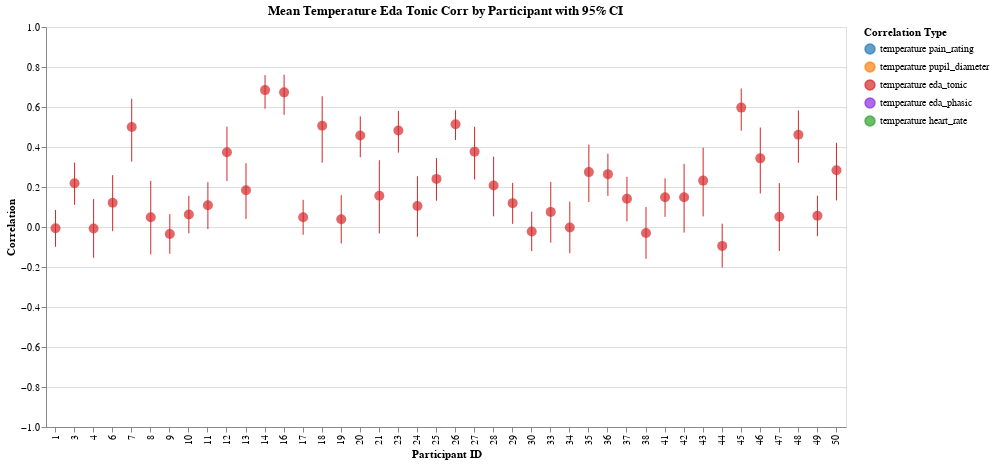

Notebook cell for this chart:
### Markdown cell above
## Temperature / EDA Tonic

### Code cell
# Note that correlation values are slightly higher if we'd used detrended EDA tonic
# components (see eda.py)
# EDA tonic detrended > EDA tonic > EDA raw > EDA phasic
col1, col2 = "temperature", "eda_tonic"

corr_by_trial = calculate_correlations_by_trial(df, col1, col2)
corr_by_participant = aggregate_correlations_fisher_z(
    corr_by_trial, col1, col2, "participant_id", include_ci=True
)
# plot_correlations_by_trial(corr_by_trial, col1, col2)
eda_tonic = plot_correlations_by_participant(
    corr_by_participant, col1, col2, with_config=-False, color_map=COLORS
)
eda_tonic

### Figure 1 — Vega-Lite specification as saved in the notebook (floating-point values rounded to 4 significant figures)
{"config": {"view": {"continuousWidth": 300, "continuousHeight": 300}}, "layer": [{"mark": {"type": "rule"}, "encoding": {"color": {"field": "correlation_type", "legend": {"labelExpr": "replace(replace(datum.label, '_corr', ''), '_', ' ')", "title": "Correlation Type"}, "scale": {"domain": ["temperature_pain_rating_corr", "temperature_pupil_diameter_corr", "temperature_eda_tonic_corr", "temperature_eda_phasic_corr", "temperature_heart_rate_corr"], "range": ["#1f77b4", "#ff7f0e", "#d62728", "#8a2be2", "#2ca02c"]}, "type": "nominal"}, "x": {"axis": {"title": "Participant ID"}, "field": "participant_id", "type": "ordinal"}, "y": {"axis": {"title": "Correlation"}, "field": "participant_id_temperature_eda_tonic_corr_ci_lower", "scale": {"domain": [-1, 1]}, "type": "quantitative"}, "y2": {"field": "participant_id_temperature_eda_tonic_corr_ci_upper"}}, "title": "Mean Temperature Eda Tonic Corr by Participant with 95% CI"}, {"mark": {"type": "circle", "size": 100}, "encoding": {"color": {"field": "correlation_type", "legend": {"labelExpr": "replace(replace(datum.label, '_corr', ''), '_', ' ')", "title": "Correlation Type"}, "scale": {"domain": ["temperature_pain_rating_corr", "temperature_pupil_diameter_corr", "temperature_eda_tonic_corr", "temperature_eda_phasic_corr", "temperature_heart_rate_corr"], "range": ["#1f77b4", "#ff7f0e", "#d62728", "#8a2be2", "#2ca02c"]}, "type": "nominal"}, "tooltip": [{"field": "participant_id", "title": "Participant", "type": "nominal"}, {"field": "participant_id_temperature_eda_tonic_corr_mean", "format": ".3f", "title": "Mean Correlation", "type": "quantitative"}, {"field": "participant_id_temperature_eda_tonic_corr_ci_lower", "format": ".3f", "title": "CI Lower", "type": "quantitative"}, {"field": "participant_id_temperature_eda_tonic_corr_ci_upper", "format": ".3f", "title": "CI Upper", "type": "quantitative"}], "x": {"axis": {"title": "Participant ID"}, "field": "participant_id", "type": "ordinal"}, "y": {"field": "participant_id_temperature_eda_tonic_corr_mean", "type": "quantitative"}}, "title": "Mean Temperature Eda Tonic Corr by Participant with 95% CI"}], "data": {"name": "data-acbb6e34c3b6b067cfcdd8a71e4018d1"}, "height": 400, "width": 800, "$schema": "https://vega.github.io/schema/vega-lite/v5.20.1.json", "datasets": {"data-acbb6e34c3b6b067cfcdd8a71e4018d1": [{"participant_id": 1, "participant_id_temperature_eda_tonic_corr_mean": -0.006659, "participant_id_temperature_eda_tonic_corr_ci_lower": -0.09881, "participant_id_temperature_eda_tonic_corr_ci_upper": 0.0856, "correlation_type": "temperature_eda_tonic_corr"}, {"participant_id": 3, "participant_id_temperature_eda_tonic_corr_mean": 0.2189, "participant_id_temperature_eda_tonic_corr_ci_lower": 0.1106, "participant_id_temperature_eda_tonic_corr_ci_upper": 0.322, "correlation_type": "temperature_eda_tonic_corr"}, {"participant_id": 4, "participant_id_temperature_eda_tonic_corr_mean": -0.007275, "participant_id_temperature_eda_tonic_corr_ci_lower": -0.1539, "participant_id_temperature_eda_tonic_corr_ci_upper": 0.1397, "correlation_type": "temperature_eda_tonic_corr"}, {"participant_id": 6, "participant_id_temperature_eda_tonic_corr_mean": 0.1216, "participant_id_temperature_eda_tonic_corr_ci_lower": -0.02085, "participant_id_temperature_eda_tonic_corr_ci_upper": 0.2593, "correlation_type": "temperature_eda_tonic_corr"}, {"participant_id": 7, "participant_id_temperature_eda_tonic_corr_mean": 0.5002, "participant_id_temperature_eda_tonic_corr_ci_lower": 0.3267, "participant_id_temperature_eda_tonic_corr_ci_upper": 0.6411, "correlation_type": "temperature_eda_tonic_corr"}, {"participant_id": 8, "participant_id_temperature_eda_tonic_corr_mean": 0.04836, "participant_id_temperature_eda_tonic_corr_ci_lower": -0.1372, "participant_id_temperature_eda_tonic_corr_ci_upper": 0.2306, "correlation_type": "temperature_eda_tonic_corr"}, {"participant_id": 9, "participant_id_temperature_eda_tonic_corr_mean": -0.0353, "participant_id_temperature_eda_tonic_corr_ci_lower": -0.1341, "participant_id_temperature_eda_tonic_corr_ci_upper": 0.06422, "correlation_type": "temperature_eda_tonic_corr"}, {"participant_id": 10, "participant_id_temperature_eda_tonic_corr_mean": 0.06273, "participant_id_temperature_eda_tonic_corr_ci_lower": -0.03168, "participant_id_temperature_eda_tonic_corr_ci_upper": 0.156, "correlation_type": "temperature_eda_tonic_corr"}, {"participant_id": 11, "participant_id_temperature_eda_tonic_corr_mean": 0.1086, "participant_id_temperature_eda_tonic_corr_ci_lower": -0.01021, "participant_id_temperature_eda_tonic_corr_ci_upper": 0.2243, "correlation_type": "temperature_eda_tonic_corr"}, {"participant_id": 12, "participant_id_temperature_eda_tonic_corr_mean": 0.3735, "participant_id_temperature_eda_tonic_corr_ci_lower": 0.2298, "participant_id_temperature_eda_tonic_corr_ci_upper": 0.5012, "correlation_type": "temperature_eda_tonic_corr"}, {"participant_id": 13, "participant_id_temperature_eda_tonic_corr_mean": 0.1834, "participant_id_temperature_eda_tonic_corr_ci_lower": 0.04039, "participant_id_temperature_eda_tonic_corr_ci_upper": 0.3191, "correlation_type": "temperature_eda_tonic_corr"}, {"participant_id": 14, "participant_id_temperature_eda_tonic_corr_mean": 0.6845, "participant_id_temperature_eda_tonic_corr_ci_lower": 0.5916, "participant_id_temperature_eda_tonic_corr_ci_upper": 0.7594, "correlation_type": "temperature_eda_tonic_corr"}, {"participant_id": 16, "participant_id_temperature_eda_tonic_corr_mean": 0.6732, "participant_id_temperature_eda_tonic_corr_ci_lower": 0.5607, "participant_id_temperature_eda_tonic_corr_ci_upper": 0.7613, "correlation_type": "temperature_eda_tonic_corr"}, {"participant_id": 17, "participant_id_temperature_eda_tonic_corr_mean": 0.04888, "participant_id_temperature_eda_tonic_corr_ci_lower": -0.03881, "participant_id_temperature_eda_tonic_corr_ci_upper": 0.1358, "correlation_type": "temperature_eda_tonic_corr"}, {"participant_id": 18, "participant_id_temperature_eda_tonic_corr_mean": 0.5061, "participant_id_temperature_eda_tonic_corr_ci_lower": 0.3216, "participant_id_temperature_eda_tonic_corr_ci_upper": 0.6537, "correlation_type": "temperature_eda_tonic_corr"}, {"participant_id": 19, "participant_id_temperature_eda_tonic_corr_mean": 0.03904, "participant_id_temperature_eda_tonic_corr_ci_lower": -0.08255, "participant_id_temperature_eda_tonic_corr_ci_upper": 0.1595, "correlation_type": "temperature_eda_tonic_corr"}, {"participant_id": 20, "participant_id_temperature_eda_tonic_corr_mean": 0.4571, "participant_id_temperature_eda_tonic_corr_ci_lower": 0.3489, "participant_id_temperature_eda_tonic_corr_ci_upper": 0.5533, "correlation_type": "temperature_eda_tonic_corr"}, {"participant_id": 21, "participant_id_temperature_eda_tonic_corr_mean": 0.1562, "participant_id_temperature_eda_tonic_corr_ci_lower": -0.03198, "participant_id_temperature_eda_tonic_corr_ci_upper": 0.3336, "correlation_type": "temperature_eda_tonic_corr"}, {"participant_id": 23, "participant_id_temperature_eda_tonic_corr_mean": 0.4828, "participant_id_temperature_eda_tonic_corr_ci_lower": 0.3719, "participant_id_temperature_eda_tonic_corr_ci_upper": 0.5801, "correlation_type": "temperature_eda_tonic_corr"}, {"participant_id": 24, "participant_id_temperature_eda_tonic_corr_mean": 0.1048, "participant_id_temperature_eda_tonic_corr_ci_lower": -0.04895, "participant_id_temperature_eda_tonic_corr_ci_upper": 0.2537, "correlation_type": "temperature_eda_tonic_corr"}, {"participant_id": 25, "participant_id_temperature_eda_tonic_corr_mean": 0.2406, "participant_id_temperature_eda_tonic_corr_ci_lower": 0.1309, "participant_id_temperature_eda_tonic_corr_ci_upper": 0.3445, "correlation_type": "temperature_eda_tonic_corr"}, {"participant_id": 26, "participant_id_temperature_eda_tonic_corr_mean": 0.5133, "participant_id_temperature_eda_tonic_corr_ci_lower": 0.4353, "participant_id_temperature_eda_tonic_corr_ci_upper": 0.5837, "correlation_type": "temperature_eda_tonic_corr"}, {"participant_id": 27, "participant_id_temperature_eda_tonic_corr_mean": 0.3767, "participant_id_temperature_eda_tonic_corr_ci_lower": 0.237, "participant_id_temperature_eda_tonic_corr_ci_upper": 0.5011, "correlation_type": "temperature_eda_tonic_corr"}, {"participant_id": 28, "participant_id_temperature_eda_tonic_corr_mean": 0.2074, "participant_id_temperature_eda_tonic_corr_ci_lower": 0.05343, "participant_id_temperature_eda_tonic_corr_ci_upper": 0.3517, "correlation_type": "temperature_eda_tonic_corr"}, {"participant_id": 29, "participant_id_temperature_eda_tonic_corr_mean": 0.1194, "participant_id_temperature_eda_tonic_corr_ci_lower": 0.01561, "participant_id_temperature_eda_tonic_corr_ci_upper": 0.2206, "correlation_type": "temperature_eda_tonic_corr"}, {"participant_id": 30, "participant_id_temperature_eda_tonic_corr_mean": -0.0221, "participant_id_temperature_eda_tonic_corr_ci_lower": -0.1204, "participant_id_temperature_eda_tonic_corr_ci_upper": 0.07659, "correlation_type": "temperature_eda_tonic_corr"}, {"participant_id": 33, "participant_id_temperature_eda_tonic_corr_mean": 0.07553, "participant_id_temperature_eda_tonic_corr_ci_lower": -0.078, "participant_id_temperature_eda_tonic_corr_ci_upper": 0.2256, "correlation_type": "temperature_eda_tonic_corr"}, {"participant_id": 34, "participant_id_temperature_eda_tonic_corr_mean": -0.002357, "participant_id_temperature_eda_tonic_corr_ci_lower": -0.1313, "participant_id_temperature_eda_tonic_corr_ci_upper": 0.1267, "correlation_type": "temperature_eda_tonic_corr"}, {"participant_id": 35, "participant_id_temperature_eda_tonic_corr_mean": 0.2744, "participant_id_temperature_eda_tonic_corr_ci_lower": 0.1247, "participant_id_temperature_eda_tonic_corr_ci_upper": 0.4119, "correlation_type": "temperature_eda_tonic_corr"}, {"participant_id": 36, "participant_id_temperature_eda_tonic_corr_mean": 0.2643, "participant_id_temperature_eda_tonic_corr_ci_lower": 0.1557, "participant_id_temperature_eda_tonic_corr_ci_upper": 0.3667, "correlation_type": "temperature_eda_tonic_corr"}, {"participant_id": 37, "participant_id_temperature_eda_tonic_corr_mean": 0.1411, "participant_id_temperature_eda_tonic_corr_ci_lower": 0.02793, "participant_id_temperature_eda_tonic_corr_ci_upper": 0.2506, "correlation_type": "temperature_eda_tonic_corr"}, {"participant_id": 38, "participant_id_temperature_eda_tonic_corr_mean": -0.03019, "participant_id_temperature_eda_tonic_corr_ci_lower": -0.1591, "participant_id_temperature_eda_tonic_corr_ci_upper": 0.09973, "correlation_type": "temperature_eda_tonic_corr"}, {"participant_id": 41, "participant_id_temperature_eda_tonic_corr_mean": 0.1484, "participant_id_temperature_eda_tonic_corr_ci_lower": 0.05056, "participant_id_temperature_eda_tonic_corr_ci_upper": 0.2434, "correlation_type": "temperature_eda_tonic_corr"}, {"participant_id": 42, "participant_id_temperature_eda_tonic_corr_mean": 0.1484, "participant_id_temperature_eda_tonic_corr_ci_lower": -0.02778, "participant_id_temperature_eda_tonic_corr_ci_upper": 0.3157, "correlation_type": "temperature_eda_tonic_corr"}, {"participant_id": 43, "participant_id_temperature_eda_tonic_corr_mean": 0.2319, "participant_id_temperature_eda_tonic_corr_ci_lower": 0.05276, "participant_id_temperature_eda_tonic_corr_ci_upper": 0.3966, "correlation_type": "temperature_eda_tonic_corr"}, {"participant_id": 44, "participant_id_temperature_eda_tonic_corr_mean": -0.09443, "participant_id_temperature_eda_tonic_corr_ci_lower": -0.203, "participant_id_temperature_eda_tonic_corr_ci_upper": 0.01644, "correlation_type": "temperature_eda_tonic_corr"}, {"participant_id": 45, "participant_id_temperature_eda_tonic_corr_mean": 0.597, "participant_id_temperature_eda_tonic_corr_ci_lower": 0.4816, "participant_id_temperature_eda_tonic_corr_ci_upper": 0.6921, "correlation_type": "temperature_eda_tonic_corr"}, {"participant_id": 46, "participant_id_temperature_eda_tonic_corr_mean": 0.3432, "participant_id_temperature_eda_tonic_corr_ci_lower": 0.1675, "participant_id_temperature_eda_tonic_corr_ci_upper": 0.4977, "correlation_type": "temperature_eda_tonic_corr"}, {"participant_id": 47, "participant_id_temperature_eda_tonic_corr_mean": 0.05132, "participant_id_temperature_eda_tonic_corr_ci_lower": -0.1199, "participant_id_temperature_eda_tonic_corr_ci_upper": 0.2196, "correlation_type": "temperature_eda_tonic_corr"}, {"participant_id": 48, "participant_id_temperature_eda_tonic_corr_mean": 0.4616, "participant_id_temperature_eda_tonic_corr_ci_lower": 0.3205, "participant_id_temperature_eda_tonic_corr_ci_upper": 0.5827, "correlation_type": "temperature_eda_tonic_corr"}, {"participant_id": 49, "participant_id_temperature_eda_tonic_corr_mean": 0.05596, "participant_id_temperature_eda_tonic_corr_ci_lower": -0.04611, "participant_id_temperature_eda_tonic_corr_ci_upper": 0.1569, "correlation_type": "temperature_eda_tonic_corr"}, {"participant_id": 50, "participant_id_temperature_eda_tonic_corr_mean": 0.2833, "participant_id_temperature_eda_tonic_corr_ci_lower": 0.1329, "participant_id_temperature_eda_tonic_corr_ci_upper": 0.4211, "correlation_type": "temperature_eda_tonic_corr"}]}}
